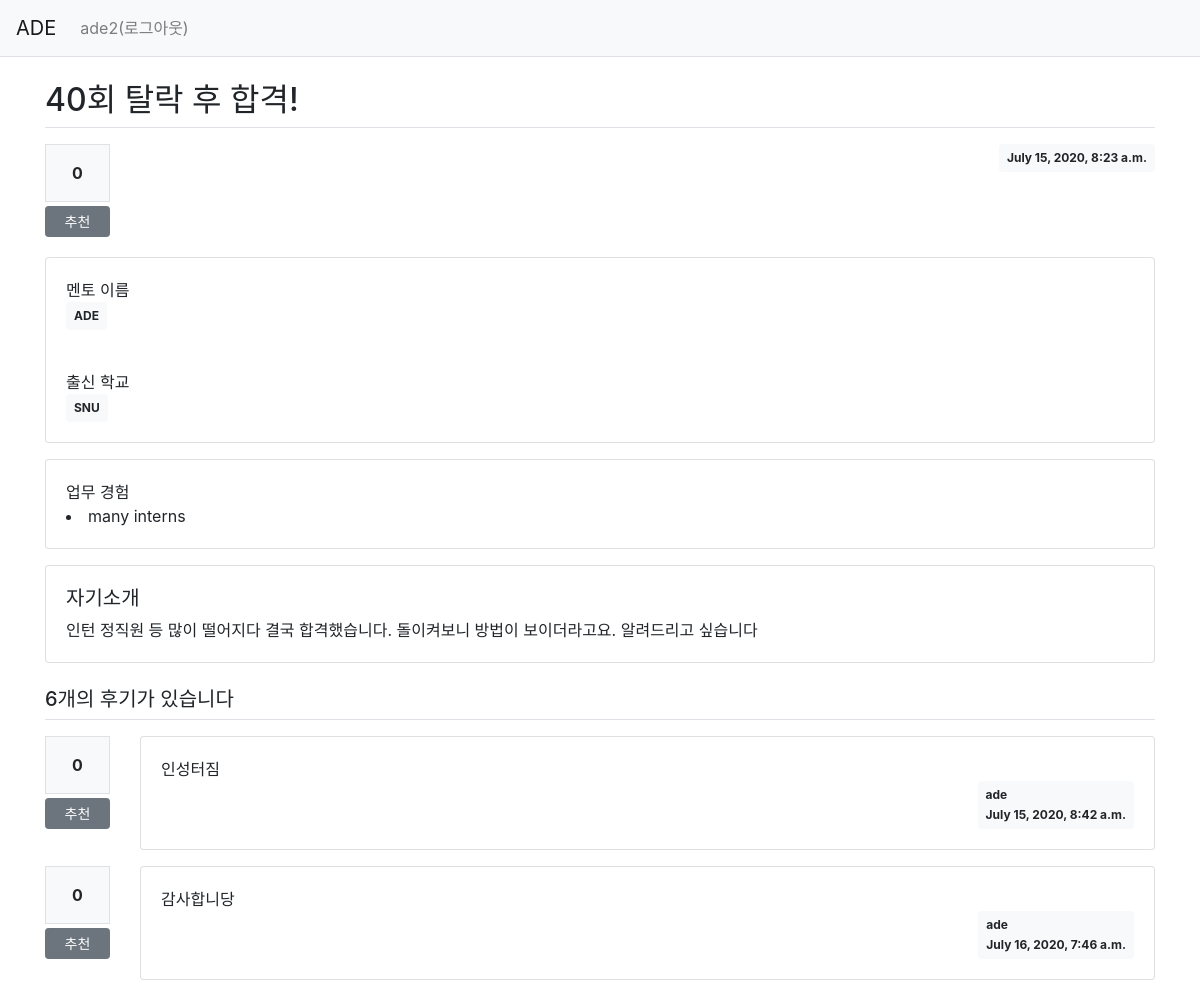
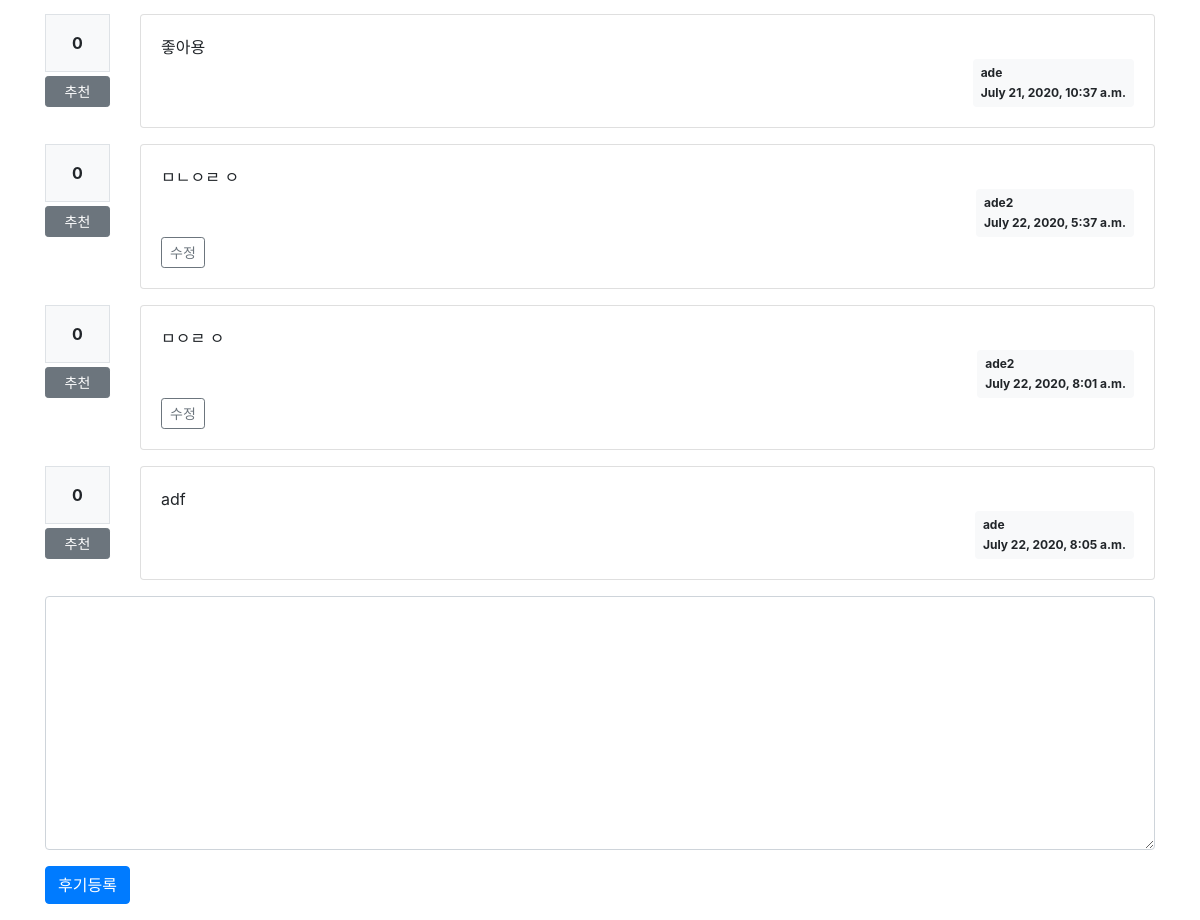
The app's page /mentor/1/ (signed in) with its own data (2 pictures, top to bottom).
### mentor/models.py (models this page shows, shortened)
class Profile(models.Model):
    title = models.CharField(max_length = 100)
    author = models.CharField(max_length = 100)
    user_id = models.ForeignKey(User, on_delete=models.CASCADE)
    create_date = models.DateTimeField('date published')
    school = models.CharField(max_length = 100)
    date_modified = models.DateTimeField(null=True, blank=True)
    workExperience = models.CharField(max_length = 200)
    PR = models.TextField()
    voter = models.ManyToManyField(User, related_name='voter_profile')

class Comment(models.Model):
    profile = models.ForeignKey(Profile, on_delete=models.CASCADE)
    user_id = models.ForeignKey(User, on_delete=models.CASCADE, related_name='user_id_profile')
    date_modified = models.DateTimeField(null=True, blank=True)
    content = models.TextField()
    create_date = models.DateTimeField()
    voter = models.ManyToManyField(User, related_name='voter_comment')

### mentor/views/base_views.py (the view)
# urls.py: path('<int:profile_id>/', base_views.detail, name='detail'),
def detail(request, profile_id):
    profile = get_object_or_404(Profile, pk=profile_id)
    context = {'profile': profile}
    return render(request, 'mentor/profile_detail.html', context)

### templates/mentor/profile_detail.html (shortened to what this page needs)
<!DOCTYPE html>
{% extends 'base.html' %}
{% block content %}
<div class="container my-3">
    <h2 class="border-bottom py-2">{{profile.title}}</h2>
    <div class="row my-3">
        <div class="col-1">
            <div class="bg-light text-center p-3 border font-weight-bolder mb-1">{{profile.voter.count}}</div>
            <a href="{% url 'mentor:vote_profile' profile.id %}"  class="recommend btn btn-sm btn-secondary btn-block my-1">추천</a>
        </div>
        <div class="col-11">
            <div class="d-flex justify-content-end">
                <div class="badge badge-light p-2">{{profile.create_date}}</div>
            </div>
        </div>
    </div>
    <div class="card my-3">
        <div class="card-body">
            <div> 멘토 이름 </div>
            <div class="badge badge-light p-2">{{profile.author}}</div>
        </div>
        <div class="card-body">
            <div> 출신 학교 </div>
            <div class="badge badge-light p-2">{{profile.school}}</div>
        </div>
    </div>
    <div class="card my-3">
        <div class="card-body">
            <div> 업무 경험 </div>
            <li>{{profile.workExperience}}</li>
        </div>
    </div>
    <div class="card my-3">
        <div class="card-body">
            <h5> 자기소개 </h5>
            <div class="card=text" style="white-space: pre-line;">{{profile.PR}}</div>
        </div>
    </div>
    <h5 class="border-bottom my-3 py-2">{{profile.comment_set.count}}개의 후기가 있습니다</h5>
    {% for comment in profile.comment_set.all %}
    <div class="row my-3">
        <div class="col-1">
            <div class="bg-light text-center p-3 border font-weight-bolder mb-1">{{comment.voter.count}}</div>
            <a href="{% url 'mentor:vote_comment' comment.id %}" class="recommend btn btn-sm btn-secondary btn-block my-1">추천</a>
        </div>
        <div class="col-11">
            <div class="card">
                <div class="card-body">
                    <div class="card-text" style="white-space: pre-line;">{{comment.content}}</div>
                    <div class="d-flex justify-content-end">
                        <div class="badge badge-light p-2 text-left">
                            <div class="mb-2">{{comment.user_id}}</div>
                            <div>{{comment.create_date}}</div>
                        </div>
                    </div>
                    {% if request.user == comment.user_id %}
                    <a href="{% url 'mentor:comment_modify' comment.id %}" class="btn btn-sm btn-outline-secondary">수정</a>
                    {% endif %}
                </div>
            </div>
        </div>
    </div>
    {% endfor %}
    <form action="{% url 'mentor:comment_create' profile.id %}" method="post" class="my-3">
        <div class="form-group">
            <textarea {% if not user.is_authenticated %}disabled{% endif %} name="content" id="content" class="form-control" rows="10"></textarea>
        </div>
        <input type="submit" value="후기등록" class="btn btn-primary">
    </form>
</div>
{% endblock %}

### templates/navbar.html (shortened to what this page needs)
<nav class="navbar navbar-expand-lg navbar-light bg-light border-bottom">
    <a class="navbar-brand" href="{% url 'mentor:index' %}">ADE</a>
    <div class="collapse navbar-collapse flex-grow-0" id="navbarNav">
        <ul class="navbar-nav">
            <li class="nav-item ">
                {% if user.is_authenticated %}
                <a class="nav-link" href="{% url 'common:logout' %}"> {{user.username}}(로그아웃)</a>
                {% else %}
                <a class="nav-link" href="{% url 'common:login' %}">로그인</a>
                {% endif %}
            </li>
        </ul>
    </div>
</nav>

### records on screen
Profile: title "40회 탈락 후 합격!", voter.count "0", create_date "July 15, 2020, 8:23 a.m.", author "ADE", school "SNU", workExperience "many interns", PR "인턴 정직원 등 많이 떨어지다 결국 합격했습니다. 돌이켜보니 방법이 보이더라고요. 알려드리고 싶습니다", comment_set.count "6"
Comment: voter.count "0", content "인성터짐", user_id "ade", create_date "July 15, 2020, 8:42 a.m."
Comment: voter.count "0", content "감사합니당", user_id "ade", create_date "July 16, 2020, 7:46 a.m."
Comment: voter.count "0", content "좋아용", user_id "ade", create_date "July 21, 2020, 10:37 a.m."
Comment: voter.count "0", content "ㅁㄴㅇㄹ ㅇ", user_id "ade2", create_date "July 22, 2020, 5:37 a.m.", shows "수정"
Comment: voter.count "0", content "ㅁㅇㄹ ㅇ", user_id "ade2", create_date "July 22, 2020, 8:01 a.m.", shows "수정"
Comment: voter.count "0", content "adf", user_id "ade", create_date "July 22, 2020, 8:05 a.m."

### other values on screen
{{ user.username }} "ade2"
